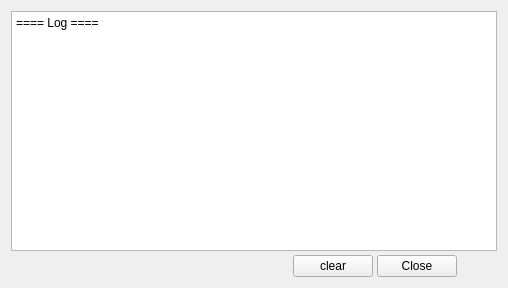
<?xml version="1.0" encoding="UTF-8"?>
<ui version="4.0">
 <class>Console</class>
 <widget class="QWidget" name="Console">
  <property name="geometry">
   <rect>
    <x>0</x>
    <y>0</y>
    <width>508</width>
    <height>288</height>
   </rect>
  </property>
  <property name="cursor">
   <cursorShape>ArrowCursor</cursorShape>
  </property>
  <property name="windowTitle">
   <string>Console</string>
  </property>
  <layout class="QVBoxLayout" name="verticalLayout">
   <item>
    <layout class="QVBoxLayout" name="verticalLayout_2">
     <property name="spacing">
      <number>4</number>
     </property>
     <item>
      <widget class="QTextBrowser" name="LogTB">
       <property name="cursor" stdset="0">
        <cursorShape>IBeamCursor</cursorShape>
       </property>
       <property name="html">
        <string>&lt;!DOCTYPE HTML PUBLIC &quot;-//W3C//DTD HTML 4.0//EN&quot; &quot;http://www.w3.org/TR/REC-html40/strict.dtd&quot;&gt;
&lt;html&gt;&lt;head&gt;&lt;meta name=&quot;qrichtext&quot; content=&quot;1&quot; /&gt;&lt;style type=&quot;text/css&quot;&gt;
p, li { white-space: pre-wrap; }
&lt;/style&gt;&lt;/head&gt;&lt;body style=&quot; font-family:'Verdana'; font-size:9pt; font-weight:400; font-style:normal;&quot;&gt;
&lt;p style=&quot; margin-top:0px; margin-bottom:0px; margin-left:0px; margin-right:0px; -qt-block-indent:0; text-indent:0px;&quot;&gt;==== Log ====&lt;/p&gt;&lt;/body&gt;&lt;/html&gt;</string>
       </property>
       <property name="acceptRichText">
        <bool>false</bool>
       </property>
       <property name="openLinks">
        <bool>false</bool>
       </property>
      </widget>
     </item>
     <item>
      <layout class="QHBoxLayout" name="horizontalLayout_2">
       <item>
        <spacer name="horizontalSpacer">
         <property name="orientation">
          <enum>Qt::Horizontal</enum>
         </property>
         <property name="sizeHint" stdset="0">
          <size>
           <width>40</width>
           <height>20</height>
          </size>
         </property>
        </spacer>
       </item>
       <item>
        <widget class="QPushButton" name="clearBTN">
         <property name="text">
          <string>clear</string>
         </property>
        </widget>
       </item>
       <item>
        <widget class="QPushButton" name="CloseBtn">
         <property name="text">
          <string>Close</string>
         </property>
        </widget>
       </item>
       <item>
        <spacer name="horizontalSpacer_2">
         <property name="orientation">
          <enum>Qt::Horizontal</enum>
         </property>
         <property name="sizeType">
          <enum>QSizePolicy::Fixed</enum>
         </property>
         <property name="sizeHint" stdset="0">
          <size>
           <width>40</width>
           <height>20</height>
          </size>
         </property>
        </spacer>
       </item>
      </layout>
     </item>
    </layout>
   </item>
  </layout>
 </widget>
 <resources/>
 <connections/>
</ui>
